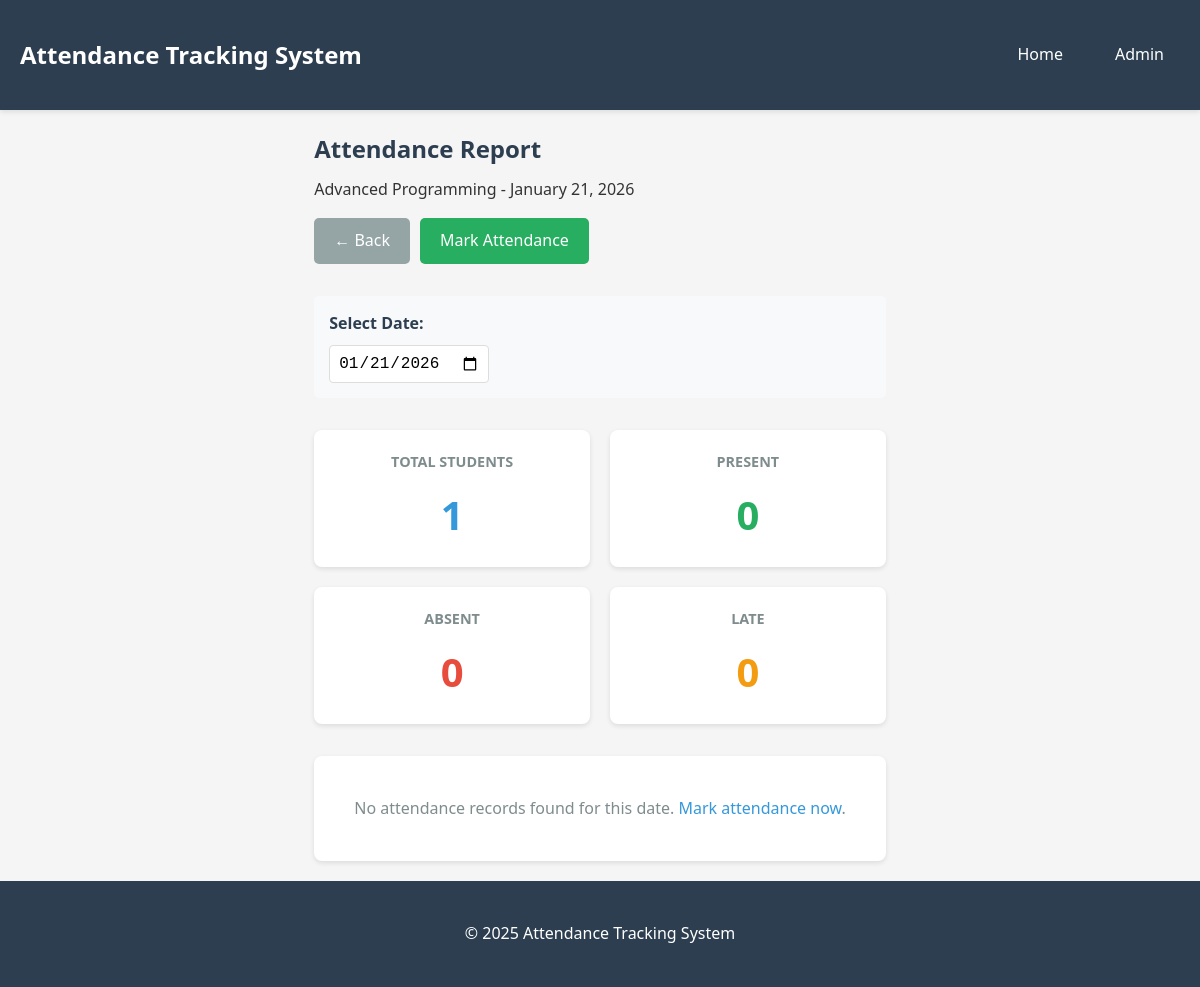
The page /class/3/report/ on the database as committed earlier.
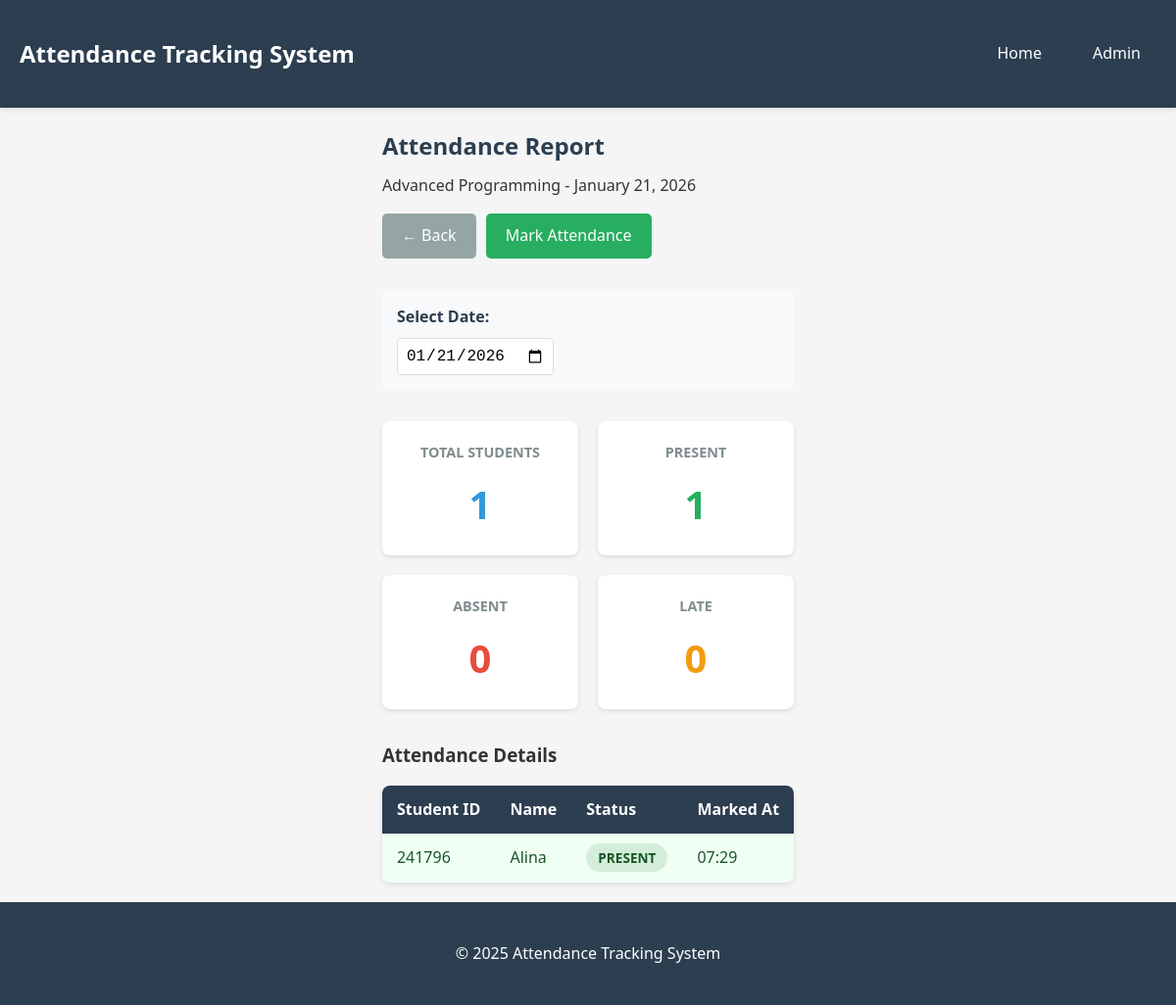
The same page on the database as committed later.
### attendance/models.py (models this page shows, shortened)
class Class(models.Model):
    name = models.CharField(max_length=100)
    code = models.CharField(max_length=20, unique=True)
    description = models.TextField(blank=True)
    created_at = models.DateTimeField(auto_now_add=True)
    class Meta:
        verbose_name_plural = "Classes"
        ordering = ['name']

class Attendance(models.Model):
    STATUS_CHOICES = [
        ('present', 'Present'),
        ('absent', 'Absent'),
        ('late', 'Late'),
    ]
    student = models.ForeignKey(Student, on_delete=models.CASCADE, related_name='attendances')
    class_enrolled = models.ForeignKey(Class, on_delete=models.CASCADE, related_name='attendances')
    date = models.DateField(default=timezone.now)
    status = models.CharField(max_length=10, choices=STATUS_CHOICES, default='absent')
    notes = models.TextField(blank=True)
    marked_at = models.DateTimeField(auto_now_add=True)
    class Meta:
        ordering = ['-date', 'student']
        unique_together = ['student', 'date']

class Student(models.Model):
    name = models.CharField(max_length=100)
    student_id = models.CharField(max_length=20, unique=True)
    email = models.EmailField(blank=True)
    class_enrolled = models.ForeignKey(Class, on_delete=models.CASCADE, related_name='students')
    created_at = models.DateTimeField(auto_now_add=True)
    class Meta:
        ordering = ['name']

### attendance/views.py (the view)
# urls.py: path('class/<int:class_id>/report/', views.attendance_report, name='attendance_report'),
def attendance_report(request, class_id, date_str=None):
    class_obj = get_object_or_404(Class, id=class_id)
    if date_str:
        try:
            report_date = date.fromisoformat(date_str)
        except (ValueError, TypeError):
            report_date = date.today()
    else:
        date_param = request.GET.get('date', date.today().isoformat())
        try:
            report_date = date.fromisoformat(date_param)
        except (ValueError, TypeError):
            report_date = date.today()
    attendances = Attendance.objects.filter(
        class_enrolled=class_obj,
        date=report_date
    ).select_related('student')
    total_students = class_obj.students.count()
    present_count = attendances.filter(status='present').count()
    absent_count = attendances.filter(status='absent').count()
    late_count = attendances.filter(status='late').count()
    return render(request, 'attendance/report.html', {
        'class_obj': class_obj,
        'attendances': attendances,
        'report_date': report_date,
        'total_students': total_students,
        'present_count': present_count,
        'absent_count': absent_count,
        'late_count': late_count,
    })

### templates/attendance/report.html (shortened to what this page needs)
{% extends 'base.html' %}
{% block content %}
<div class="page-header">
    <h2>Attendance Report</h2>
    <p>{{ class_obj.name }} - {{ report_date|date:"F d, Y" }}</p>
    <div class="header-actions">
        <a href="{% url 'class_students' class_obj.id %}" class="btn btn-secondary">← Back</a>
        <a href="{% url 'mark_attendance' class_obj.id %}?date={{ report_date|date:'Y-m-d' }}" class="btn btn-success">Mark Attendance</a>
    </div>
</div>
<div class="date-selector">
    <label for="date">Select Date:</label>
    <input type="date" id="date" name="date" value="{{ report_date|date:'Y-m-d' }}"
           onchange="window.location.href='{% url 'attendance_report' class_obj.id %}' + '?date=' + this.value">
</div>
<div class="stats-grid">
    <div class="stat-card stat-total">
        <h3>Total Students</h3>
        <p class="stat-number">{{ total_students }}</p>
    </div>
    <div class="stat-card stat-present">
        <h3>Present</h3>
        <p class="stat-number">{{ present_count }}</p>
    </div>
    <div class="stat-card stat-absent">
        <h3>Absent</h3>
        <p class="stat-number">{{ absent_count }}</p>
    </div>
    <div class="stat-card stat-late">
        <h3>Late</h3>
        <p class="stat-number">{{ late_count }}</p>
    </div>
</div>
{% if attendances %}
    <div class="attendance-report">
        <h3>Attendance Details</h3>
        <table class="data-table">
            <thead>
                <tr>
                    <th>Student ID</th>
                    <th>Name</th>
                    <th>Status</th>
                    <th>Marked At</th>
                </tr>
            </thead>
            <tbody>
                {% for attendance in attendances %}
                    <tr class="status-{{ attendance.status }}">
                        <td>{{ attendance.student.student_id }}</td>
                        <td>{{ attendance.student.name }}</td>
                        <td>
                            <span class="status-badge status-{{ attendance.status }}">
                                {{ attendance.get_status_display }}
                            </span>
                        </td>
                        <td>{{ attendance.marked_at|date:"H:i" }}</td>
                    </tr>
                {% endfor %}
            </tbody>
        </table>
    </div>
{% else %}
    <div class="empty-state">
        <p>No attendance records found for this date. <a href="{% url 'mark_attendance' class_obj.id %}?date={{ report_date|date:'Y-m-d' }}">Mark attendance now</a>.</p>
    </div>
{% endif %}
{% endblock %}

### templates/base.html (shortened to what this page needs)
<!DOCTYPE html>
<html lang="en">
<head>
    {% load static %}
    <link rel="stylesheet" href="{% static 'css/style.css' %}">
</head>
<body>
    <nav class="navbar">
        <div class="container">
            <h1>Attendance Tracking System</h1>
            <ul class="nav-links">
                <li><a href="{% url 'home' %}">Home</a></li>
                <li><a href="/admin/">Admin</a></li>
            </ul>
        </div>
    </nav>
    <main class="container">
        {% block content %}
        {% endblock %}
    </main>
    <footer>
        <div class="container">
            <p>&copy; 2025 Attendance Tracking System</p>
        </div>
    </footer>
</body>
</html>

### static/css/style.css (style rules this page uses)
* { margin: 0; padding: 0; box-sizing: border-box; }
body { font-family: 'Segoe UI', Tahoma, Geneva, Verdana, sans-serif; line-height: 1.6; color: #333; background-color: #f5f5f5; min-height: 100vh; display: flex; flex-direction: column; }
.container { max-width: 1200px; margin: 0 auto; padding: 20px; }
.navbar { background-color: #2c3e50; color: white; padding: 1rem 0; box-shadow: 0 2px 5px rgba(0,0,0,0.1); }
.navbar .container { display: flex; justify-content: space-between; align-items: center; }
.navbar h1 { font-size: 1.5rem; margin: 0; }
.nav-links { list-style: none; display: flex; gap: 20px; }
.nav-links a { color: white; text-decoration: none; padding: 8px 16px; border-radius: 4px; transition: background-color 0.3s; }
main { flex: 1; padding: 2rem 0; }
.page-header { margin-bottom: 2rem; }
.page-header h2 { color: #2c3e50; margin-bottom: 0.5rem; }
.header-actions { margin-top: 1rem; display: flex; gap: 10px; flex-wrap: wrap; }
.btn { display: inline-block; padding: 10px 20px; text-decoration: none; border-radius: 5px; border: none; cursor: pointer; font-size: 1rem; transition: all 0.3s; }
.btn-success { background-color: #27ae60; color: white; }
.btn-secondary { background-color: #95a5a6; color: white; }
.data-table { width: 100%; border-collapse: collapse; background: white; border-radius: 8px; overflow: hidden; box-shadow: 0 2px 5px rgba(0,0,0,0.1); margin-top: 1rem; }
.data-table thead { background-color: #2c3e50; color: white; }
.data-table th, .data-table td { padding: 12px 15px; text-align: left; }
.data-table tbody tr { border-bottom: 1px solid #ddd; }
.data-table tbody tr:last-child { border-bottom: none; }
.status-badge { padding: 5px 12px; border-radius: 20px; font-size: 0.85rem; font-weight: bold; text-transform: uppercase; }
.status-present { background-color: #d4edda; color: #155724; }
.data-table tbody tr.status-present { background-color: #f0fff4; }
.stats-grid { display: grid; grid-template-columns: repeat(auto-fit, minmax(200px, 1fr)); gap: 20px; margin: 2rem 0; }
.stat-card { background: white; padding: 20px; border-radius: 8px; box-shadow: 0 2px 5px rgba(0,0,0,0.1); text-align: center; }
.stat-card h3 { color: #7f8c8d; font-size: 0.9rem; margin-bottom: 10px; text-transform: uppercase; }
.stat-number { font-size: 2.5rem; font-weight: bold; color: #2c3e50; }
.stat-total .stat-number { color: #3498db; }
.stat-present .stat-number { color: #27ae60; }
.stat-absent .stat-number { color: #e74c3c; }
.stat-late .stat-number { color: #f39c12; }
.date-selector { margin-bottom: 20px; padding: 15px; background-color: #f8f9fa; border-radius: 5px; }
.date-selector label { display: block; margin-bottom: 8px; font-weight: bold; color: #2c3e50; }
.date-selector input[type="date"] { padding: 8px; border: 1px solid #ddd; border-radius: 4px; font-size: 1rem; }
footer { background-color: #2c3e50; color: white; text-align: center; padding: 20px 0; margin-top: auto; }
footer p { margin: 0; }

Rows that differ between the two databases and show on the page:
added Attendance: student.student_id "241796", student.name "Alina", status "PRESENT", marked_at "07:29"
Other text that changed with them:
{{ present_count }}: "0" → "1"
text no longer shown: "No attendance records found for this date. Mark attendance now ."
text now shown: "Attendance Details Student ID Name Status Marked At"
